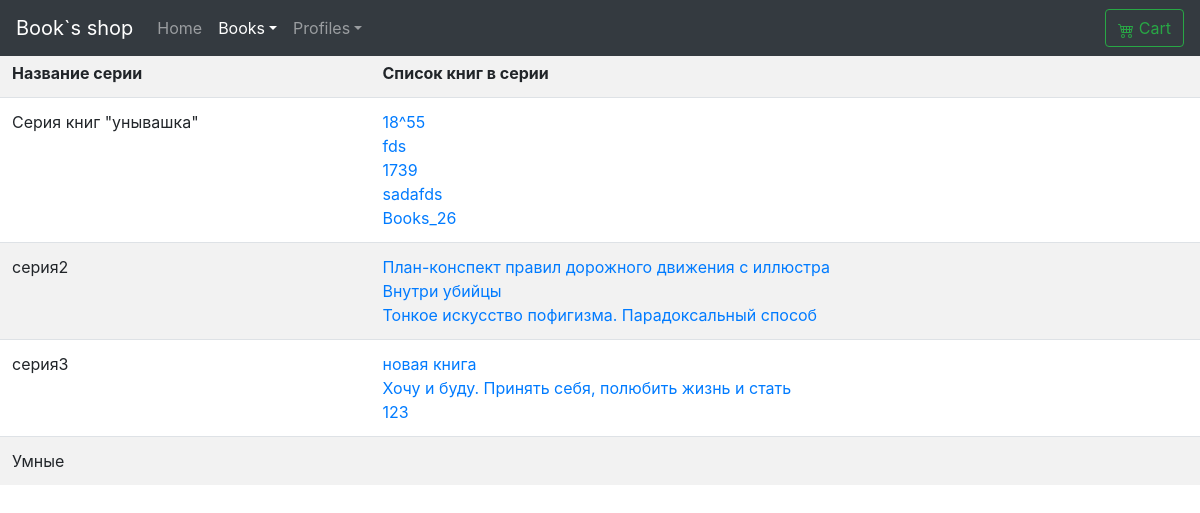
/books/series_list, run on the app's committed database.
### books/models.py (models this page shows, shortened)
class Series(models.Model):
    name = models.CharField(
        verbose_name ="Серия книг",
        max_length=50
        )

class Books(models.Model):
    name=models.CharField(
        verbose_name="Имя книги",
        max_length=100
    )
    description = models.TextField(
        verbose_name='Описание книги',
        null=True,
        blank=True
    )
    picture=models.ImageField(
        verbose_name="Фото обложки",
        upload_to="books-pic",
        null=True,
        blank=True,
        default="books-pic/default.jpg"
    )
    price=models.DecimalField(
        verbose_name="Цена",
        max_digits=5,
        decimal_places=2,
        default=00.00
    )
    author=models.ManyToManyField(
        'Author',
        verbose_name="Автор",
        related_name="books_author"
    )
    series=models.ManyToManyField(
        'Series',
        verbose_name="Серия",
        related_name="series_books",
        null=True,
        blank=True,
    )
    genre=models.ManyToManyField(
        'Genre',
        verbose_name="Жанр",
        related_name="genre_books"
    )
    publishing_year=models.PositiveSmallIntegerField (
        verbose_name="Год издания",
        default=2020
    )
    count_page=models.IntegerField(
        verbose_name="Кол-во страниц",
        default=100
    )
    binging=models.ForeignKey(
        'Binging',
        verbose_name="Переплёт",
        on_delete=models.PROTECT,
        default=1
    )
    format_book=models.CharField(
        verbose_name="Формат",
        default="99x99",
        max_length=15
    )
    isbn=models.CharField(
        verbose_name="ISBN",
        default="999-1-88877-6",
        max_length=15
    )
    weight=models.PositiveSmallIntegerField(
        verbose_name="Вес(гр.)",
        default="100"
    )
    age_limit=models.CharField(
        verbose_name="Ограничение по возрасту",
        default="6+",
        max_length=3
    )
    publisher=models.ManyToManyField(
        'Publisher',
        verbose_name="Издательство",
        related_name="publisher_books"
    )
    count_book=models.IntegerField(
        verbose_name="Ко-во книг в наличии",
        default=10
    )
    availability=models.BooleanField(
        verbose_name="Наличие книги",
        default=True
    )
    rating=models.FloatField(
        verbose_name="Рейтинг",
        validators=[MinValueValidator(0), MaxValueValidator(10)],
        default=9
    )
    create=models.DateField(
        verbose_name="Дата внесения в каталог",
        auto_now=False,
        auto_now_add=True
    )
    update=models.DateField(
        verbose_name="Дата последнего изменения",
        auto_now=True,
        auto_now_add=False
    )
    user=models.ForeignKey(
        User,
        on_delete=models.PROTECT,
        default=2
    )
    def __str__(self):
        return f"{self.name}"

### books/views.py (the view)
# urls.py: path('series_list', views.SeriesList.as_view(),name='series_list'),
class SeriesList(ListView):
    model=Series
    template_name='series/se_list.html'

### books/templates/series/se_list.html (shortened to what this page needs)
{% extends "base.html" %}
{% load crispy_forms_tags %}
{%load my_tags %}
        {% block books_active %}
          <a class="nav-link dropdown-toggle active" href="{% url 'CRUDL_books:list' %}" id="dropdown01" data-toggle="dropdown" aria-haspopup="true" aria-expanded="true">Books</a>
          {% endblock books_active %}
    {% block main %}
        <table class="table table-striped" width="100%" >
                <tr>
                    <th>Название серии</th><th>Список книг в серии</th>
                </tr>
            {% for genre in object_list %}
                <tr>
                    <td>{{genre.name}}</td>
                    <td>
                    {% for books in genre.series_books.all %}
                        <a href="{% url 'CRUDL_books:detail' books.pk %}">{{books}}</a> <br>
                    {%endfor%}
                    </td>
                </tr>
        {% endfor %}
        </table>
{% endblock main %}

### test_hello_word/static/css/carousel.css (style rules this page uses)
body { padding-top: 3rem; padding-bottom: 3rem; color: #5a5a5a; }

### data on the page
Series: name "Серия книг \"унывашка\""
Books: name "18^55"
Books: name "fds"
Books: name "1739"
Books: name "sadafds"
Books: name "Books_26"
Series: name "серия2"
Books: name "План-конспект правил дорожного движения с иллюстра"
Books: name "Внутри убийцы"
Books: name "Тонкое искусство пофигизма. Парадоксальный способ"
Series: name "серия3"
Books: name "новая книга"
Books: name "Хочу и буду. Принять себя, полюбить жизнь и стать"
Books: name "123"
Series: name "Умные"
